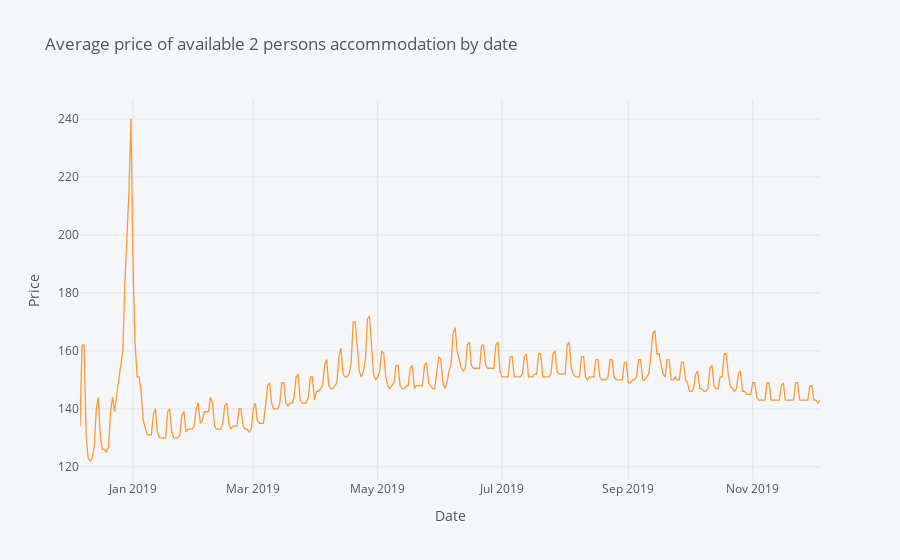

The cell this chart's notebook holds for it:
### Code cell
average_price = calendar[(calendar.available == "t") & (calendar.accommodates == 2)].groupby(['date']).mean().astype(np.int64).reset_index()
average_price['weekday'] = average_price['date'].dt.day_name()
average_price = average_price.set_index('date')

average_price.iplot(y='price', mode='lines', xTitle='Date', yTitle='Price',
    text='weekday', title='Average price of available 2 persons accommodation by date')

### Figure 1 — Plotly figure (JSON) as saved in the notebook; plotly's stock layout.template omitted (floating-point values rounded to 4 significant figures; data arrays with more than 128 entries replaced by an {"elided": "..."} marker saying what was removed)
{"data": [{"line": {"color": "rgba(255, 153, 51, 1.0)", "dash": "solid", "shape": "linear", "width": 1.3}, "mode": "lines", "name": "price", "text": {"elided": "364 str values"}, "type": "scatter", "x": {"elided": "364 str values"}, "y": {"elided": "364 int values"}}], "layout": {"legend": {"bgcolor": "#F5F6F9", "font": {"color": "#4D5663"}}, "paper_bgcolor": "#F5F6F9", "plot_bgcolor": "#F5F6F9", "title": {"font": {"color": "#4D5663"}, "text": "Average price of available 2 persons accommodation by date"}, "xaxis": {"gridcolor": "#E1E5ED", "showgrid": true, "tickfont": {"color": "#4D5663"}, "title": {"font": {"color": "#4D5663"}, "text": "Date"}, "zerolinecolor": "#E1E5ED"}, "yaxis": {"gridcolor": "#E1E5ED", "showgrid": true, "tickfont": {"color": "#4D5663"}, "title": {"font": {"color": "#4D5663"}, "text": "Price"}, "zerolinecolor": "#E1E5ED"}}}
